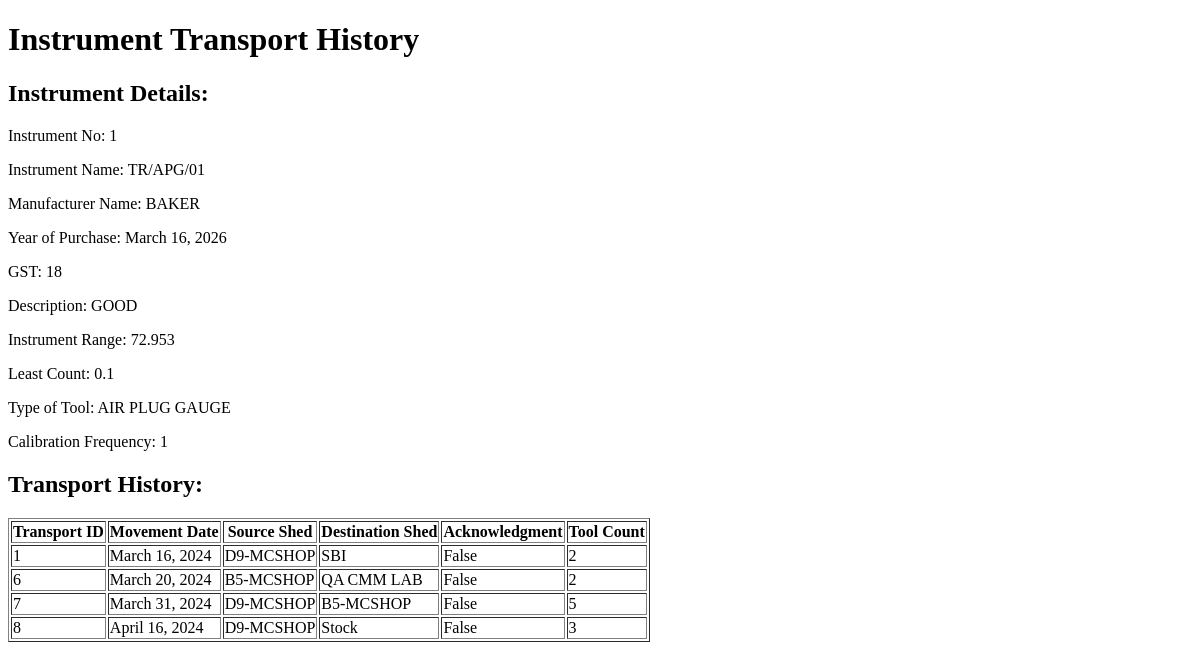
/instrument-transport-history/1/, run on an earlier commit of the app's database.
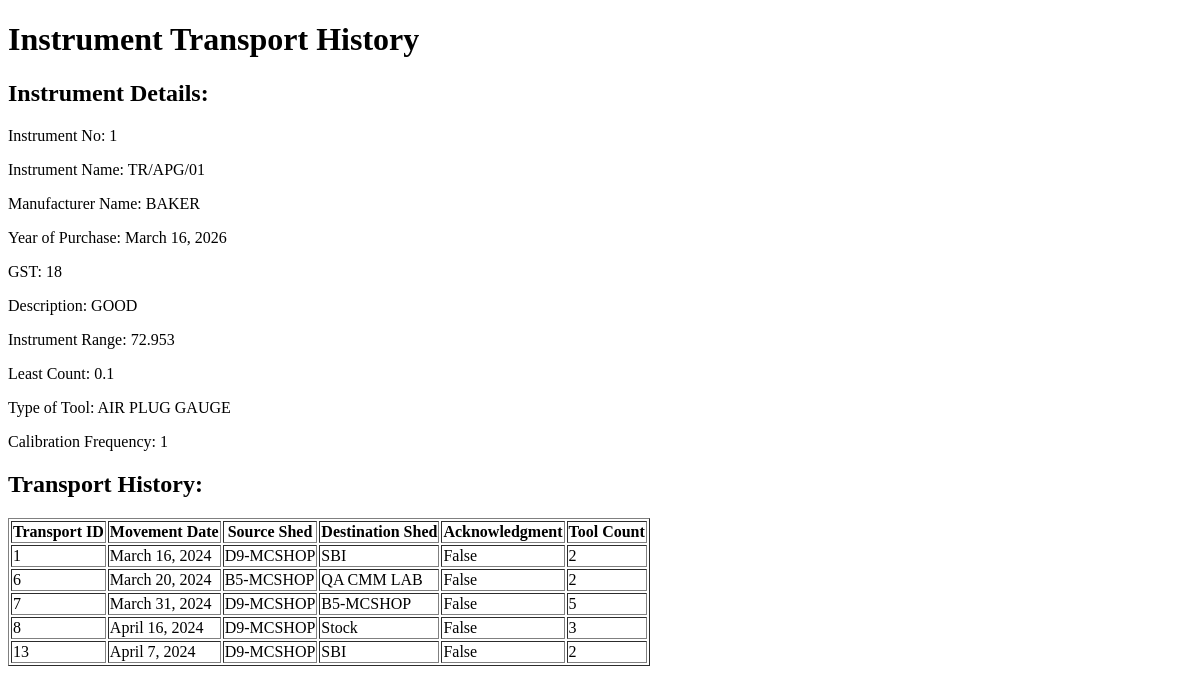
And on a later commit of the database.
### app1/models.py (models this page shows, shortened)
class TransportTools(models.Model):
    transporttool_id = models.AutoField(primary_key=True)
    transport = models.ForeignKey(TransportOrder, on_delete=models.CASCADE)
    tool = models.ForeignKey(InstrumentModel, on_delete=models.CASCADE)
    class Meta:
        unique_together = ('transport', 'tool')

class TransportOrder(models.Model):
    movement_id = models.AutoField(primary_key=True)
    movement_date = models.DateField()
    source_shed = models.ForeignKey(ShedDetails, related_name='source_shed_transport_order', on_delete=models.DO_NOTHING)
    destination_shed = models.ForeignKey(ShedDetails, related_name='destination_shed_transport_order', on_delete=models.DO_NOTHING)
    acknowledgment = models.BooleanField(default=False)
    tool_count = models.IntegerField()

class ShedDetails(models.Model):
    shed_id = models.AutoField(primary_key=True)
    name = models.CharField(max_length=24)
    location = models.CharField(max_length=16)
    phone_number = models.CharField(max_length=10)
    def __str__(self):
        return self.name

### app1/views.py (the view)
# urls.py: path('instrument-transport-history/<int:instrument_id>/', InstrumentTransportHistoryView.as_view(), name='instrument_transport_history'),
class InstrumentTransportHistoryView(View):
    def get(self, request, instrument_id):
        instrument = InstrumentModel.objects.get(pk=instrument_id)
        transport_history = TransportTools.objects.filter(tool=instrument)
        return render(request, 'app1/instrument_transport_history.html', {'instrument': instrument, 'transport_history': transport_history})

### app1/models.py (called while the page is built)
    def __str__(self):
        return f"{self.tool_group_name}"

### app1/templates/app1/instrument_transport_history.html (shortened to what this page needs)
<!DOCTYPE html>
<html lang="en">
<head>
</head>
<body>
    <h1>Instrument Transport History</h1>
    <h2>Instrument Details:</h2>
    <p>Instrument No: {{ instrument.instrument_no }}</p>
    <p>Instrument Name: {{ instrument.instrument_name }}</p>
    <p>Manufacturer Name: {{ instrument.manufacturer_name }}</p>
    <p>Year of Purchase: {{ instrument.year_of_purchase }}</p>
    <p>GST: {{ instrument.gst }}</p>
    <p>Description: {{ instrument.description }}</p>
    <p>Instrument Range: {{ instrument.instrument_range }}</p>
    <p>Least Count: {{ instrument.least_count }}</p>
    <p>Type of Tool: {{ instrument.type_of_tool }}</p>
    <p>Calibration Frequency: {{ instrument.calibration_frequency }}</p>
    <h2>Transport History:</h2>
    <table border="1">
        <thead>
            <tr>
                <th>Transport ID</th>
                <th>Movement Date</th>
                <th>Source Shed</th>
                <th>Destination Shed</th>
                <th>Acknowledgment</th>
                <th>Tool Count</th>
            </tr>
        </thead>
        <tbody>
            {% for entry in transport_history %}
            <tr>
                <td>{{ entry.transport.movement_id }}</td>
                <td>{{ entry.transport.movement_date }}</td>
                <td>{{ entry.transport.source_shed }}</td>
                <td>{{ entry.transport.destination_shed }}</td>
                <td>{{ entry.transport.acknowledgment }}</td>
                <td>{{ entry.transport.tool_count }}</td>
            </tr>
            {% endfor %}
        </tbody>
    </table>
</body>
</html>

What changed in the data, as far as the page shows it:
added TransportTools: transport.movement_id "13", transport.movement_date "April 7, 2024", transport.source_shed "D9-MCSHOP", transport.destination_shed "SBI", transport.acknowledgment "False", transport.tool_count "2"
